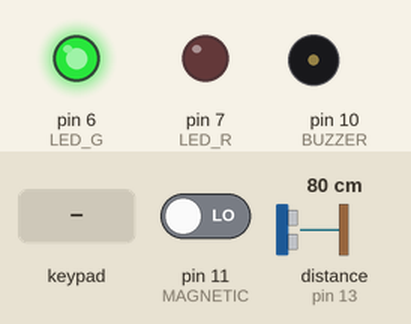
This sketch was run on a simulated Arduino Uno, built with avr-gcc and run on an emulated ATmega328P. Shown: output pins drawn as LEDs (lit = HIGH), buzzer (waves = sounding). Dashed ring = blinking. Inputs (shaded band) come from the test bench; at power-on: pin 11 (MAGNETIC) LOW, distance to the obstacle (sensor on pin 13) 80 cm. What the sketch prints to the serial monitor is not drawn.

Above: at 1.2 s.
1.3 s: keypad keys 3 3 3 3 A pressed 0.4 s apart
At 4.3 s:
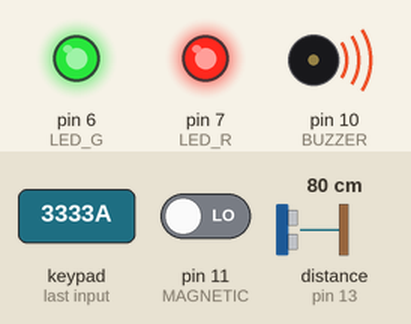
6.7 s: pin 11 (MAGNETIC) driven HIGH
At 8.44 s:
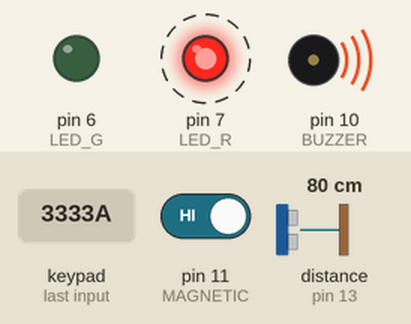
Timing chart, 0 to 20.6 s (numbered marks = the images above; inputs shaded):
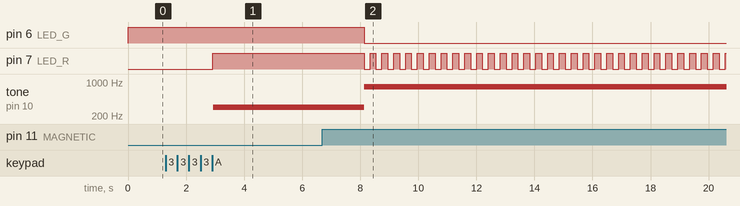

The sketch:

E4_T1.ino
```cpp
/*
Keypad reference code: https://github.com/Chris--A/Keypad/blob/master/examples/CustomKeypad/CustomKeypad.ino
Ultrasonic reference code: https://github.com/ErickSimoes/Ultrasonic/blob/master/examples/UltrasonicSimple/UltrasonicSimple.ino
Linear Hall reference code: https://arduinomodules.info/ky-024-linear-magnetic-hall-module/
Buzzer reference code: https://sensorkit.arduino.cc/sensorkit/module/lessons/lesson/04-the-buzzer
PinChangeInterrupt reference code: https://github.com/NicoHood/PinChangeInterrupt/blob/master/examples/PinChangeInterrupt_Led/PinChangeInterrupt_Led.ino

Source code reference: <my name/> code for Lab 2 - Excercise 3
*/

#include <Keypad.h>
#include <Ultrasonic.h>
#include <PinChangeInterrupt.h>


const byte ROWS = 4;
const byte COLS = 4;

char hexaKeys[ROWS][COLS] = {
  { '1', '2', '3', 'A' },
  { '4', '5', '6', 'B' },
  { '7', '8', '9', 'C' },
  { '*', '0', '#', 'D' }
};

byte colPins[COLS] = { 5, 4, 3, 2 }; // 4 - 5 ~ 1 - 2
byte rowPins[ROWS] = { A3, A2, A1, A0 }; // 8 - A3 ~ 5 - A0

#define LED_G 6
#define LED_R 7

#define BUZZER 10
#define MAGNETIC 11
Ultrasonic ultrasonic(12, 13);

Keypad kp = Keypad(makeKeymap(hexaKeys), rowPins, colPins, ROWS, COLS);

// Sensor inputs
int distanceCM, tamperDetection;

// System variables
int presence = 0, tamper = 0, N = 0, pinStatus = 0, systemStatus = 0, attempts = 0;
char input[5], PIN[5] = "3333A";

// Timer tracking for no delay
int refreshTime = 100;  // ms
unsigned long tCurr = 0, tPrev = 0, tTamper = 0, tPin = 0, tPanic = 0, tBlink = 0;

// ============= ISR ==============
void magneticISR() {
  // It's reasonable to put the magnetic sensor to become
  // the first interrupt-based implementation.
  // TODO: Make this work
  tamper = 1;
  tTamper = millis();
}

void setup() {
  pinMode(MAGNETIC, INPUT);
  pinMode(BUZZER, OUTPUT);
  pinMode(LED_R, OUTPUT);
  pinMode(LED_G, OUTPUT);

  // attachInterrupt(digitalPinToInterrupt(MAGNETIC), magneticISR, RISING);
  attachPCINT(digitalPinToPCINT(MAGNETIC), magneticISR, RISING);

  Serial.begin(9600);
}

// ============= KEYPAD =============
void clearInput() {
  for (int i = 0; i < 5; i++) {
    input[i] = ' ';
  }
  N = 0;
}

/*
Returns a value for pinStatus
*/
bool verifyPIN() {
  for (int i = 0; i < 5; i++) {
    if (input[i] != PIN[i]) {
      clearInput();
      return false;
    }
  }
  clearInput();
  return true;
}

// ============= BUZZER =============
// Three state of Buzzer: none, warning, panic
void warningTone() {
  tone(BUZZER, 300);
}

void panicTone() {
  tone(BUZZER, 500, 400);
  tone(BUZZER, 800, 1000);
}

void stopTone() {
  noTone(BUZZER);
}

// ============= LED ============= //
void green() {
  digitalWrite(LED_R, LOW);
  digitalWrite(LED_G, HIGH);
}

void red() {
  digitalWrite(LED_R, HIGH);
  digitalWrite(LED_G, LOW);
}

void orange() {
  digitalWrite(LED_R, HIGH);
  digitalWrite(LED_G, HIGH);
}

bool blinkToggle = false;
void blinkingRed() {
  if (tBlink == 0) tBlink = millis();  // set starting time stamp

  if (millis() - tBlink >= 200) {
    blinkToggle = !blinkToggle;
    tBlink = millis();
  }

  if (blinkToggle) {
    // Red for some time
    digitalWrite(LED_R, HIGH);
    digitalWrite(LED_G, LOW);
  } else {
    // Blank for some time
    digitalWrite(LED_R, LOW);
    digitalWrite(LED_G, LOW);
  }
}

// ============= CONTROL SYSTEM ============= //
unsigned long tDectection = 0;
bool wait = false;

void controlSystem() {
  switch (systemStatus) {
    case 0:  // Disarmed, green light
      if (pinStatus == 1) {
        systemStatus = 2;
        pinStatus = 0;
      } else if (pinStatus == 2) {
        systemStatus = 1;
        pinStatus = 0;
        attempts++;
      }

      green();
      stopTone();
      break;
    case 1:  // Warning state
      // Serial.print(tamper);
      // Serial.print(", ");
      // Serial.print(presence);
      // Serial.print(", ");
      if (pinStatus == 1) {
        systemStatus = 0;
        pinStatus = 0;
        attempts = 0;
      } else if (pinStatus == 2 && attempts == 2) {
        systemStatus = 3;
        pinStatus = 0;
      } else if (pinStatus == 2) {
        systemStatus = 1;
        attempts++;
        pinStatus = 0;
      }

      if (tCurr - tDectection > 5200) {
        // Serial.println("WAIT IS FALSE");
        wait = false;
      }

      if (!wait && tamper) {
        // Serial.print(tamper);
        // Serial.println("");
        if (tCurr - tDectection < 15000) {
          systemStatus = 3;
        }

        if (presence && tCurr - tDectection < 15000) {
          systemStatus = 3;
        }

        if (tCurr - tDectection >= 15000) {
          tDectection = 0;
        }
      }

      warningTone();
      orange();
      break;
    case 2:  // Armed state
      if (pinStatus == 1) {
        systemStatus = 0;
        attempts = 0;
        pinStatus = 0;
      }

      if (pinStatus == 2 && attempts == 2) {  // TODO: also check for number of attempts
        systemStatus = 3;
        pinStatus = 0;
      }

      if (pinStatus == 2) {  // TODO: also check for number of attempts
        attempts++;
        pinStatus = 0;
      }


      if (tamper || presence) {  // if there is presence or tamper, send to warning stage
        systemStatus = 1;
        tDectection = tCurr;
        wait = true;
      }

      stopTone();
      red();
      break;
    case 3:  // ALARM, panic mode
      if (pinStatus == 1) {
        systemStatus = 0;
        pinStatus = 0;
        attempts = 0;
        tDectection = 0;
      }
      panicTone();
      blinkingRed();
      break;
  }
}

// ============= LOOP ============= //
void loop() {
  tCurr = millis();

  // Keypad subsystem looping
  if (N == 5) {
    if (verifyPIN()) {
      pinStatus = 1;
      // toggle between disarmed (0) and armed (2)
      // if other states, go to disarmed
    } else {
      pinStatus = 2;
    }
  }

  char userInput = kp.getKey();
  if (userInput) {
    if (userInput == '*') clearInput();
    else if (N <= 4) {
      input[N] = userInput;
      N++;
    }
  }

  // if (tamperDetection == 0 && tCurr - tTamper >= 5000) {
  if (tamper && tCurr - tTamper >= 5000) {
    tamper = 0;
    tTamper = -1;
  }


  controlSystem();
  // Serial.print(presence);
  Serial.println(input);


  if (tCurr - tPrev >= refreshTime) {
    tPrev = tCurr;
    distanceCM = ultrasonic.read();

    if (distanceCM < 100) {
      presence = 1;
    } else {
      presence = 0;
    }
  }
}
```

Measured:
- after the input at 1.3 s, pin 7 (LED_R): LOW → HIGH after 1.6 s; tone on pin 10 (BUZZER): silent → 300 Hz after 1.6 s
- after the input at 6.7 s, pin 6 (LED_G): HIGH → LOW after 1.4 s; pin 7 (LED_R): alternates HIGH for 0.20 s and LOW for 0.20 s, starting after 1.4 s; tone on pin 10 (BUZZER): 300 Hz → 800 Hz after 1.4 s
